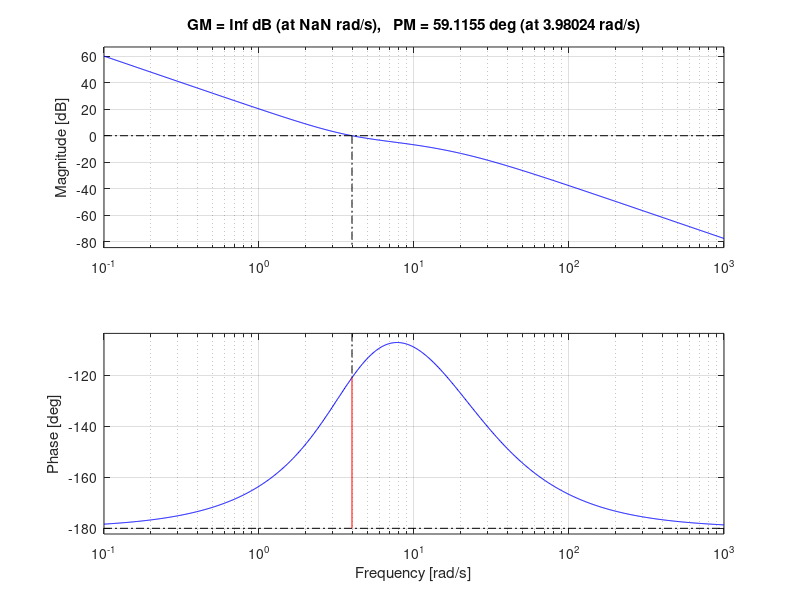
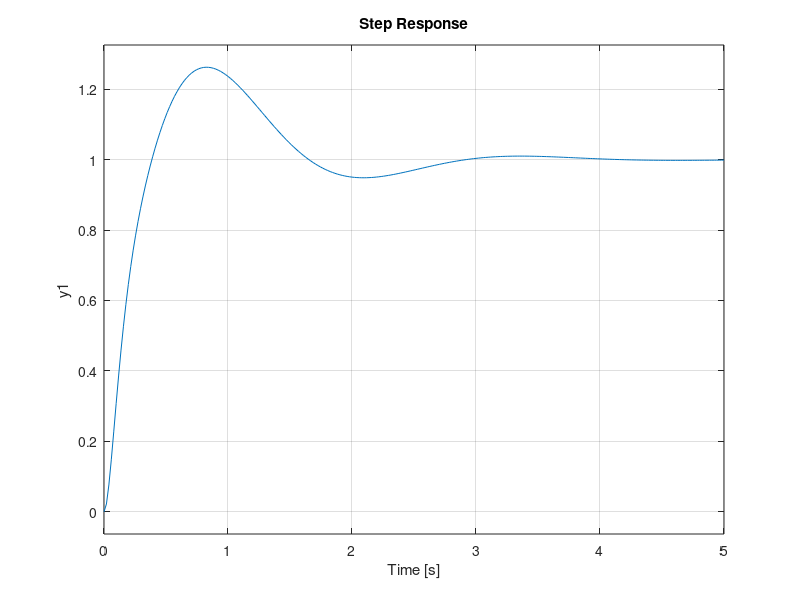
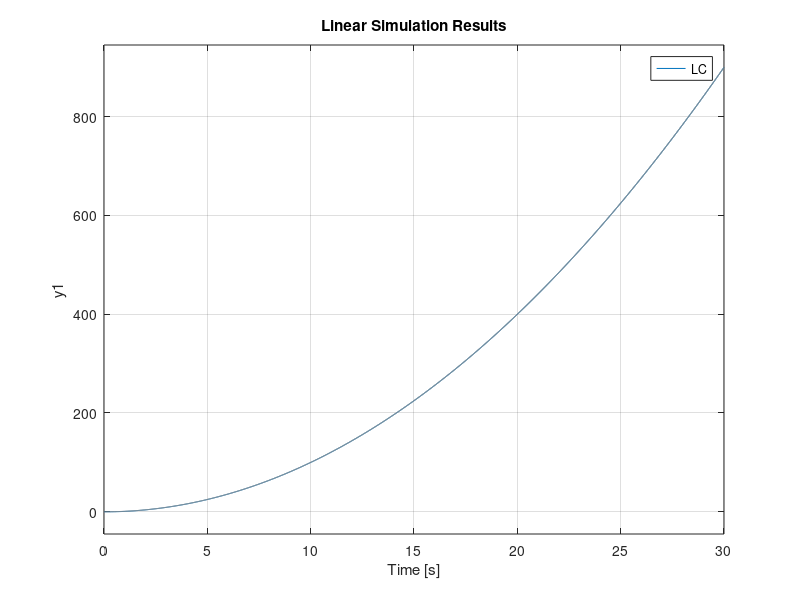
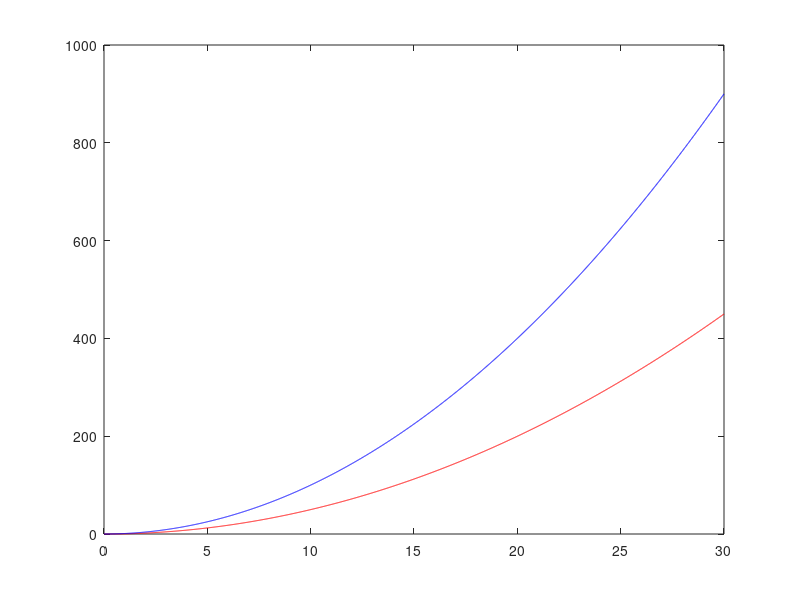

The MATLAB script that drew these images, in order:
clear all, close all, clc

s=tf('s');

P=400/s/(s^2+30*s+200);

ki=5;

Ts=1.7;
OS=10;

psi=log(100/OS)/sqrt(pi^2+(log(100/OS))^2);
wn=4/psi/Ts;

MF=100*psi;
wcf=wn;


P_complex=freqresp(P,wcf)
P_mag=abs(P_complex)
P_angulo=angle(P_complex)

K_mag=1/P_mag
theta_k=-pi+MF*pi/180-P_angulo

kp=K_mag*cos(theta_k);
kd=(K_mag*sin(theta_k)+ki/wcf)/wcf;

K=kp+kd*s+ki/s;

LA=K*P;

LC=feedback(LA,1);
damp(LC)

figure, margin(LA)
figure, step(LC)

t=0:0.01:30;
u=t.^2;

figure, lsim(LC,u,t)
[Y,T]=step(LC/s/s,t);

figure, plot(t,Y,'r',t,u,'b')












